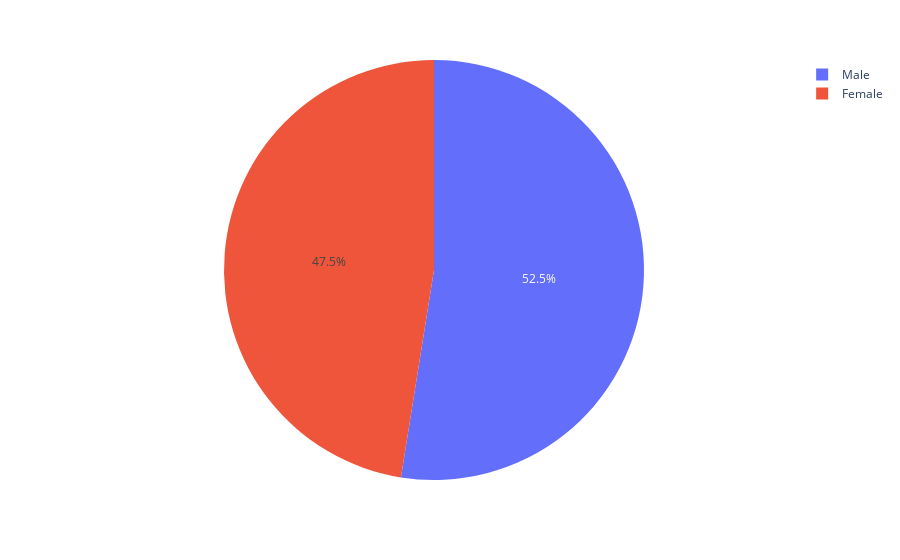

Source (notebook cell):
### Code cell
import plotly.express as pt
fig=pt.pie(data_frame=A,names='Gender')
fig.show()

### Figure 1 — Plotly figure (JSON) as saved in the notebook; plotly's stock layout.template omitted (floating-point values rounded to 4 significant figures; data arrays with more than 128 entries replaced by an {"elided": "..."} marker saying what was removed)
{"data": [{"domain": {"x": [0, 1], "y": [0, 1]}, "hovertemplate": "Gender=%{label}<extra></extra>", "labels": {"elided": "973 str values"}, "legendgroup": "", "name": "", "showlegend": true, "type": "pie"}], "layout": {"legend": {"tracegroupgap": 0}, "margin": {"t": 60}}}
